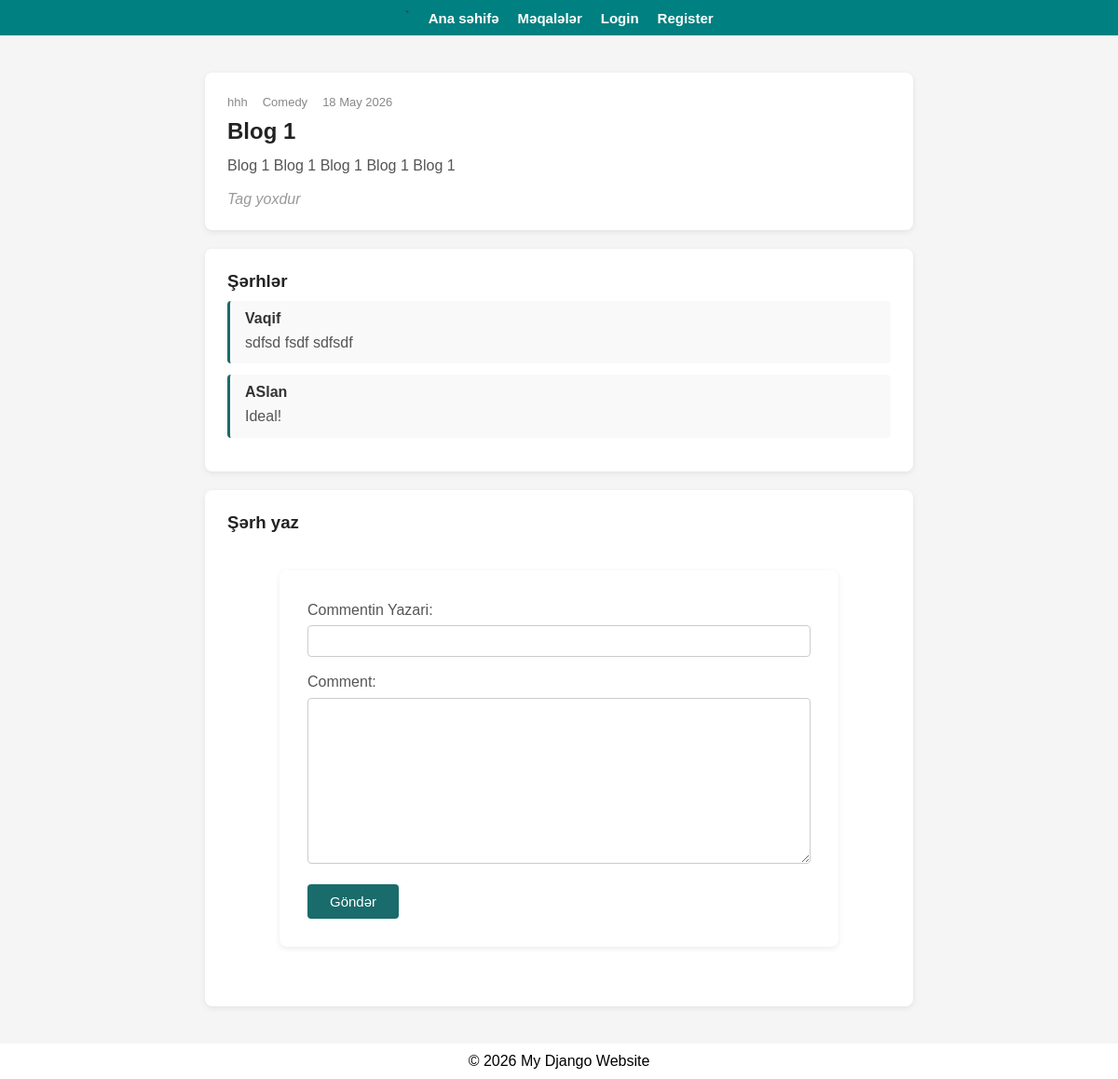
Screenshot of /article-detail/1 with the database file from the repository.
### article/models.py (models this page shows, shortened)
class Article(models.Model):
    author = models.ForeignKey(
        "auth.User", on_delete=models.CASCADE, verbose_name="Yazar"
    )
    title = models.CharField(max_length=150, verbose_name="Başlıq")  # input
    content = models.TextField(verbose_name="Məzmun")  # textarea
    category = models.ForeignKey(Category, on_delete=models.CASCADE, related_name="articles")
    tags = models.ManyToManyField(Tag, blank=True, verbose_name="Tagler")
    created_date = models.DateTimeField(auto_now_add=True)

class Category(models.Model):
    name = models.CharField(max_length=20, verbose_name="Kateqoriya adi")

class Comment(models.Model):
    author = models.CharField(max_length=30, verbose_name="Commentin Yazari")
    content = models.TextField(max_length=500, verbose_name="Comment")
    article = models.ForeignKey(
        Article,
        on_delete=models.CASCADE,
        related_name="comments",
        verbose_name="Meqaleler",
    )

### article/views.py (the view)
# urls.py: path("article-detail/<int:id>", views.article__detail__view, name="article-detail"),
def article__detail__view(request, id):
    article = Article.objects.get(id=id)
    if request.method == "POST":
        form = CommentForm(request.POST)
        if form.is_valid():
            comment = form.save(commit=False)
            comment.article = article
            comment.save()
            return redirect("article-detail", id=id)
    else:
        form = CommentForm()
    context = {"article": article, "form": form}
    return render(request, "article_detail.html", context)

### article/forms.py
class CommentForm(ModelForm):
    class Meta:
        model = Comment
        fields = ['author', 'content']

### templates/article_detail.html (shortened to what this page needs)
{% extends "layout.html" %}
{% block body %}
<div class="container">
    <div class="card">
        <div class="card-meta">
            <span>{{ article.author }}</span>
            <span>{{ article.category.name }}</span>
            <span>{{ article.created_date|date:"d M Y" }}</span>
        </div>
        <h2>{{ article.title }}</h2>
        <p>{{ article.content }}</p>
        <div class="tags">
            {% for tag in article.tags.all %}
                <span class="tag">{{ tag.name }}</span>
            {% empty %}
                <span class="empty">Tag yoxdur</span>
            {% endfor %}
        </div>
    </div>
    <div class="card">
        <h3>Şərhlər</h3>
        {% for comment in article.comments.all %}
            <div class="comment">
                <strong>{{ comment.author }}</strong>
                <p>{{ comment.content }}</p>
            </div>
        {% empty %}
            <p class="empty">Hələ şərh yoxdur.</p>
        {% endfor %}
    </div>
    <div class="card">
        <h3>Şərh yaz</h3>
        <form method="post">
            {{ form.as_p }}
            <button type="submit">Göndər</button>
        </form>
    </div>
</div>
{% endblock body %}

### static/css/style.css (style rules this page uses)
* { margin: 0; padding: 0; box-sizing: border-box; text-decoration: none; list-style: none; }
body { font-family: Arial, sans-serif; background-color: #f5f5f5; color: #333; }
.container { max-width: 800px; margin: 40px auto; padding: 0 20px; }
.container h2 { margin-bottom: 24px; font-size: 24px; color: #1a6b6b; }
.card { background: white; border-radius: 8px; padding: 24px; margin-bottom: 20px; box-shadow: 0 2px 6px rgba(0, 0, 0, 0.08); }
.card h2, .card h3 { margin-bottom: 10px; color: #222; }
.card p { line-height: 1.6; color: #555; margin-bottom: 14px; }
.card-meta { display: flex; gap: 16px; font-size: 13px; color: #888; margin-bottom: 10px; }
.tags { display: flex; flex-wrap: wrap; gap: 8px; margin-top: 12px; }
.comment { border-left: 3px solid #1a6b6b; padding: 10px 16px; margin-bottom: 12px; background: #f9f9f9; border-radius: 4px; }
.comment p { margin-top: 4px; margin-bottom: 0; }
form { max-width: 600px; margin: 40px auto; background: white; padding: 30px; border-radius: 8px; box-shadow: 0 2px 6px rgba(0, 0, 0, 0.08); }
form p { margin-bottom: 16px; }
form input, form textarea, form select { width: 100%; padding: 8px 12px; border: 1px solid #ccc; border-radius: 4px; font-size: 14px; margin-top: 4px; }
form button { background-color: #1a6b6b; color: white; border: none; padding: 10px 24px; border-radius: 4px; font-size: 15px; cursor: pointer; }
.empty { color: #999; font-style: italic; }

### rows the page displays
Article: author "hhh", category.name "Comedy", created_date "18 May 2026", title "Blog 1", content "Blog 1 Blog 1 Blog 1 Blog 1 Blog 1"
Comment: author "Vaqif", content "sdfsd fsdf sdfsdf"
Comment: author "ASlan", content "Ideal!"
